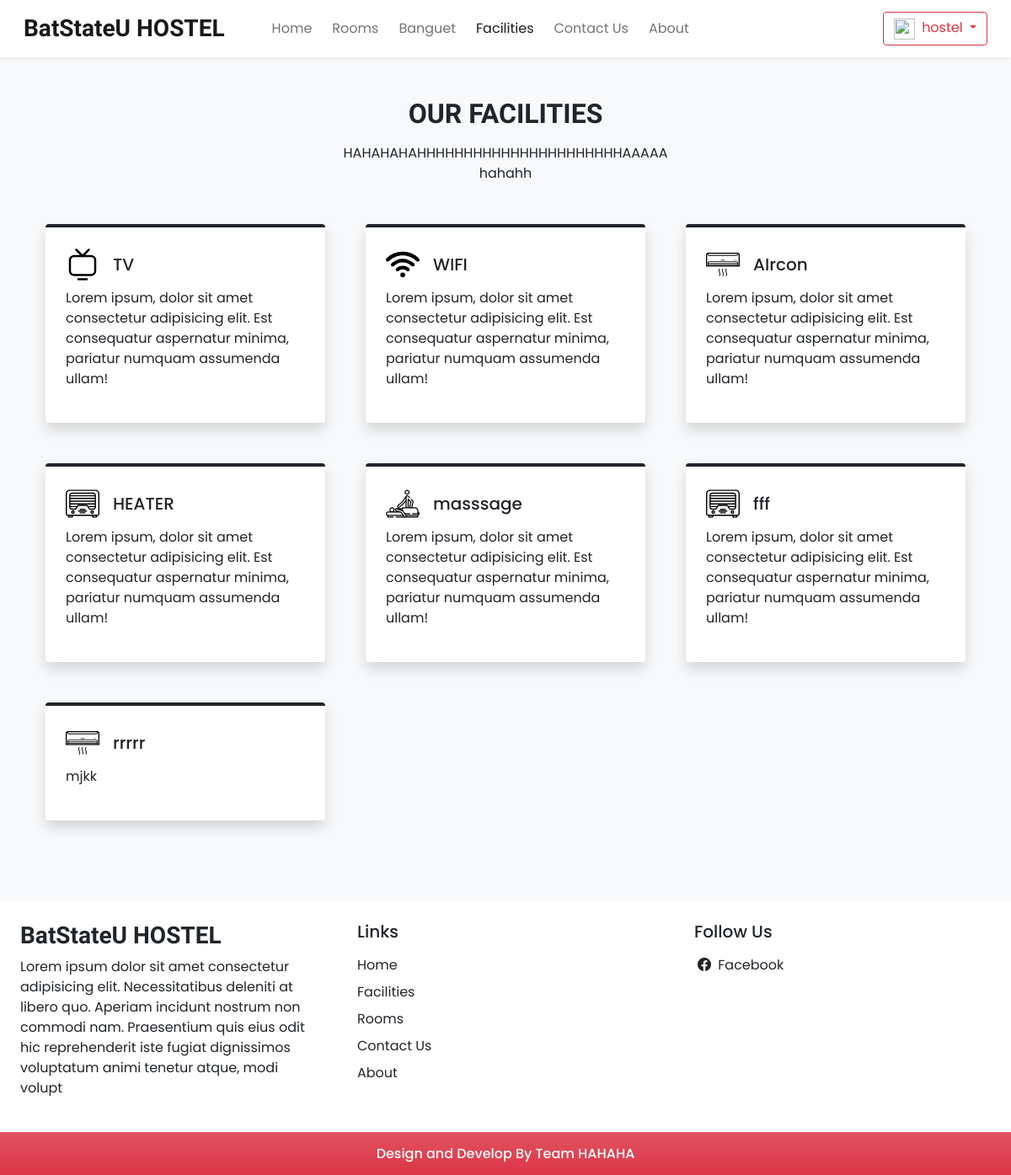
Page /facilities.php (signed in) on the committed database.
### tables this page shows
CREATE TABLE `settings` (
  `sr_no` int(11) NOT NULL,
  `site_title` varchar(50) NOT NULL,
  `site_about` varchar(250) NOT NULL,
  `shutdown` tinyint(1) NOT NULL
);

CREATE TABLE `facilities` (
  `id` int(11) NOT NULL,
  `icon` varchar(100) NOT NULL,
  `name` varchar(50) NOT NULL,
  `description` varchar(250) NOT NULL
);

### admin/inc/db_config.php (called while the page is built, shortened)
<?php
    function selectAll($table)
    {
     $con = $GLOBALS['con'];
     $res = mysqli_query($con,"SELECT * FROM $table");
     return $res;
    }
     function select($sql,$values,$datatypes)
     {
       $con = $GLOBALS['con'];
       if ($stmt = mysqli_prepare($con,$sql)){
         mysqli_stmt_bind_param($stmt,$datatypes,...$values);
        if (mysqli_stmt_execute($stmt)){
            $res = mysqli_stmt_get_result($stmt);
            return $res;
        }
        else{
                    mysqli_stmt_close($stmt);
            die("Query not be executed - Select");
        }
       }
       else{
        die("Query not be prepared - Select");
       }
     }
?>

### facilities.php (the view, shortened to what this page needs)
<!DOCTYPE html>
<html lang="en">
<head>
 <?php require('inc/link.php');?>
</head>
<body class="bg-light">
   <?php require('inc/header.php');?>
   <div class="my-5 px-4">
      <h2 class="fw-bold h-font text-center">OUR  FACILITIES</h2>
       <p class="text-center mt-3">
        HAHAHAHAHHHHHHHHHHHHHHHHHHHHHHAAAAA <br>
        hahahh
       </p>
   </div>
   <div class="container">
        <div class="row">
            <?php
              $res = selectAll('facilities');
              $path = FACILITIES_IMG_PATH;
              while($row = mysqli_fetch_assoc($res)) {
                echo <<<data
                    <div class="col-lg-4 col-md-6 mb-5 px-4">
                        <div class="bg-white rounded shadow p-4 border-top border-4 border-dark pop">
                            <div class="d-flex align-items-center mb-2">
                                <img src="$path$row[icon]" width="40px">
                                <h5 class="m-0 ms-3">$row[name]</h5>
                            </div>
                                <p>$row[description]</p>
                        </div>
                    </div>
               data;
            }
          ?>
        </div>
   </div>
    <?php require('inc/footer.php');?>
    </body>
</html>

### inc/header.php (shortened to what this page needs)
<nav id="nav-bar" class="navbar navbar-expand-lg navbar-light bg-white px-lg-3 py-lg-2 shadow-sm sticky-top">
        <div class="container-fluid">
            <a class="navbar-brand me-5 fw-bold fs-3 h-font" href="index.php"><?php echo $settings_r['site_title'] ?></a>
            <div class="collapse navbar-collapse" id="navbarSupportedContent">
            <ul class="navbar-nav me-auto mb-2 mb-lg-0">
                <li class="nav-item">
                <a class="nav-link  me-2 "  href="index.php">Home</a>
                </li>
                <li class="nav-item">
                <a class="nav-link me-2" href="room.php">Rooms</a>
                </li>
                <li class="nav-item">
                <a class="nav-link me-2" href="banguet.php">Banguet</a>
                </li>
                <li class="nav-item">
                <a class="nav-link me-2" href="facilities.php">Facilities</a>
                </li>
                <li class="nav-item">
                <a class="nav-link me-2" href="contact.php">Contact Us</a>
                </li>
                <li class="nav-item">
                <a class="nav-link me-2" href="about.php">About</a>
                </li>
            </ul>
            <div class="d-flex">
              <?php
               if (isset($_SESSION['login']) && $_SESSION['login']=true)
               {
                 $path =USERS_IMG_PATH;
                 echo <<<data
                  <div class="btn-group">
                    <button type="button" class="btn btn-outline-danger shadow-none dropdown-toggle" data-bs-toggle="dropdown" data-bs-display="static" aria-expanded="false">
                     <img src="$path$_SESSION[uPic]" style ="width: 25px; height:25px;" class="me-1">
                     $_SESSION[uName]
                    </button>
                    <ul class="dropdown-menu dropdown-menu-lg-end">
                      <li><a class="dropdown-item" href="profile.php">Profile</a></li>
                      <li><a class="dropdown-item" href="bookins.php">Bookings</a></li>
                      <li><a class="dropdown-item" href="logout.php">Logout</a></li>
                    </ul>
                  </div>
                 data;
               }
              ?>
            </div>
            </div>
        </div>
</nav>

### inc/footer.php (shortened to what this page needs)
 <div class="container-fluid bg-white mt-5">
      <div class="row">
        <div class="col-lg-4 p-4">
           <h3 class="h-font fw-bold fs-3 mb-2"><?php echo $settings_r['site_title'] ?></h3>
           <p>
           <?php echo $settings_r['site_about'] ?>
           </p>
        </div>
        <div class="col-lg-4 p-4"  >
           <h5 class="mb-3">Links</h5>
           <a href="index.php" class="d-inline-block mb-2 text-dark text-decoration-none">Home</a><br>
           <a href="facilities.php" class="d-inline-block mb-2 text-dark text-decoration-none">Facilities</a><br>
           <a href="room.php" class="d-inline-block mb-2 text-dark text-decoration-none">Rooms</a><br>
           <a href="contact.php" class="d-inline-block mb-2 text-dark text-decoration-none">Contact Us</a><br>
           <a href="about.php" class="d-inline-block mb-2 text-dark text-decoration-none">About</a>
        </div>
        <div class="col-lg-4 p-4">
            <h5 class="mb-3">Follow Us</h5>
             <a href="<?php echo $contact_r['fb'] ?>" class="d-inline-block text-dark text-decoration-none mb-2">
                <i class="bi bi-facebook m-1"></i> Facebook
                </a><br>
        </div>
      </div>
</div>
<h6 class="text-center bg-danger bg-gradient text-white p-3 m-0">Design and Develop By Team HAHAHA</h6>

### css/common.css (style rules this page uses)
:root { --teal: hwb(0 3% 4% / 0.924); --teal_hover: hwb(0 9% 21% / 0.924); }
* { font-family: 'Poppins', 'san-seif'; }
.h-font { font-family: 'Merienda', cursive; }

### rows in the picture
settings: site_title "BatStateU HOSTEL", site_about "Lorem ipsum dolor sit amet consectetur adipisicing elit. Necessitatibus deleniti at libero quo. Aperiam incidunt nostrum non commodi nam. Praesentium quis eius odit hic reprehenderit iste fugiat dignissimos voluptatum animi tenetur atque, modi volupt"
facilities: icon (picture), name "TV", description "Lorem ipsum, dolor sit amet consectetur adipisicing elit. Est consequatur aspernatur minima, pariatur numquam assumenda ullam!"
facilities: icon (picture), name "WIFI", description "Lorem ipsum, dolor sit amet consectetur adipisicing elit. Est consequatur aspernatur minima, pariatur numquam assumenda ullam!"
facilities: icon (picture), name "AIrcon", description "Lorem ipsum, dolor sit amet consectetur adipisicing elit. Est consequatur aspernatur minima, pariatur numquam assumenda ullam!"
facilities: icon (picture), name "HEATER", description "Lorem ipsum, dolor sit amet consectetur adipisicing elit. Est consequatur aspernatur minima, pariatur numquam assumenda ullam!"
facilities: icon (picture), name "masssage", description "Lorem ipsum, dolor sit amet consectetur adipisicing elit. Est consequatur aspernatur minima, pariatur numquam assumenda ullam!"
facilities: icon (picture), name "fff", description "Lorem ipsum, dolor sit amet consectetur adipisicing elit. Est consequatur aspernatur minima, pariatur numquam assumenda ullam!"
facilities: icon (picture), name "rrrrr", description "mjkk"

### other values in the picture
$_SESSION[uName] "hostel"
